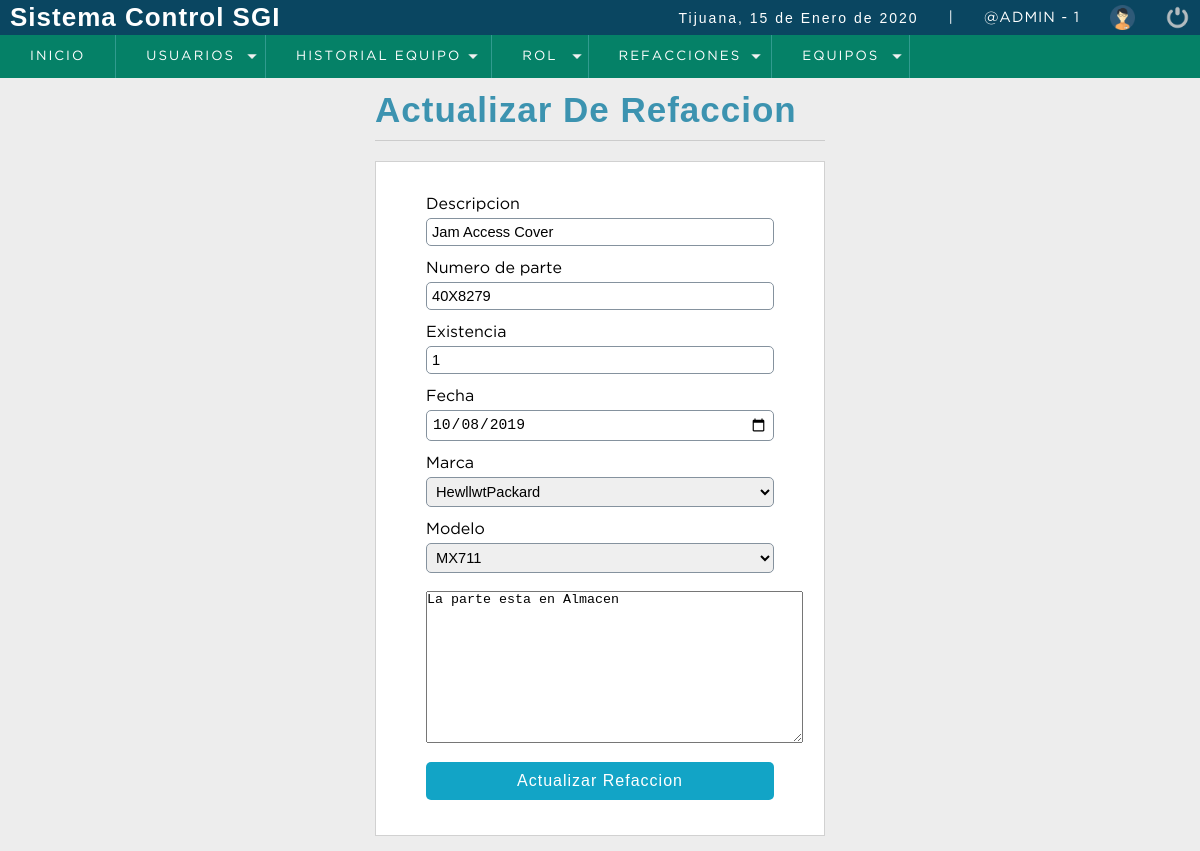
/sistema/editar_refaccion.php?id=3 (signed in), run on the app's committed database.
### tables this page shows
CREATE TABLE t_Refaccion
(
  id_refaccion INTEGER UNSIGNED PRIMARY KEY AUTO_INCREMENT,
  descripcion VARCHAR(80) NOT NULL,
  num_parte VARCHAR(45) UNIQUE NOT NULL,
  existencia tinyint DEFAULT 1,
  fecha DATE NOT NULL,
  id_marca INTEGER UNSIGNED NOT NULL,
  id_modelo INTEGER UNSIGNED NOT NULL,
  observaciones TEXT NULL,
  FOREIGN KEY(id_marca) REFERENCES t_Marca(id_marca)
    ON DELETE RESTRICT ON UPDATE CASCADE,
  FOREIGN KEY(id_modelo) REFERENCES t_Modelo(id_modelo)
    ON DELETE RESTRICT ON UPDATE CASCADE    
);

### conexion.php (called while the page is built, shortened)
<?php
  class Conexion
  {
    private static $host = 'localhost';
    private static $user = 'servicios';
    private static $password = 'pcnay2003';
    private static $db_name = 'ordenservicios';
    private static $db_charset = 'uft8';
    public $conexion;
    public $query;
    public $rows = array();
    public function db_open()
    {
      $this->conexion = new mysqli(self::$host,
      self::$user,
      self::$password,
      self::$db_name);
      $this->conexion->set_charset(self::$db_charset);
    }
    public function get_query()
    {
      $result = $this->conexion->query($this->query);
      while ($this->rows[] = $result->fetch_assoc() );
      array_pop($this->rows);
      $datos2 = array();
      if (!empty($this->rows))
      {
        foreach ($this->rows as $nombreCampo => $contenidoCampo)
        {
          array_push($datos2,$contenidoCampo);
        }
      }
      return $datos2;
    }
  }
?>

### sistema/editar_refaccion.php (the view, shortened to what this page needs)
<?php
  include "../conexion.php";
  if (empty($_GET['id']))
  {
    header ('Location:lista_refaccion.php');
  }
  else
  {
    $id_refaccion = $_GET['id'];
    $conectar = new Conexion();
    $conectar->query = "SELECT id_refaccion,descripcion,num_parte,existencia,fecha,id_marca,id_modelo,observaciones FROM t_Refaccion WHERE id_refaccion = $id_refaccion ";
    $datos2 = $conectar->get_query();
    if (empty($datos2))
    {
      header ('Location:lista_refaccion.php');
    }
    else
    {
      for ($n=0;$n<count($datos2);$n++)
      {
        $descripcion = $datos2[$n]['descripcion'];
        $num_parte = $datos2[$n]['num_parte'];
        $existencia = $datos2[$n]['existencia'];
        $fecha = $datos2[$n]['fecha'];
        $id_marca = $datos2[$n]['id_marca'];
				$id_modelo = $datos2[$n]['id_modelo'];
				$observaciones = $datos2[$n]['observaciones'];
      }
      $conectar = new Conexion();
      $conectar->query = "SELECT id_marca,descripcion FROM t_Marca";
      $datos2 = $conectar->get_query();
      $marcas_select = '';
      for ($n=0; $n<count($datos2); $n++)
      {
        $selected = ($id_marca==$datos2[$n]['id_marca']) ? 'selected':'';
        $marcas_select .= '<option value ="'.$datos2[$n]['id_marca'].'"'.$selected.'>'.$datos2[$n]['descripcion'].'</option>';
      }
      $conectar = new Conexion();
      $conectar->query = "SELECT id_modelo,descripcion FROM t_Modelo";
      $datos2 = $conectar->get_query();
      $modelo_select = '';
      for ($n=0; $n<count($datos2); $n++)
      {
        $selected = ($id_modelo==$datos2[$n]['id_modelo']) ? 'selected':'';
        $modelo_select .= '<option value ="'.$datos2[$n]['id_modelo'].'"'.$selected.'>'.$datos2[$n]['descripcion'].'</option>';
      }
    }
  }
?>
<!DOCTYPE html>
<html lang="en">
<head>
	<?php include "include/scripts.php"; ?>
</head>
<body>
	<?php include "include/header.php" ?>
	<section id="container">
    <div class="form_register">
      <h1>Actualizar De Refaccion</h1>
      <hr>
      <form action ="" method="post">
        <label for="descripcion">Descripcion</label>
        <input type="text" name="descripcion" id = "descripcion" placeholder="Descripcion" value = "<?php echo $descripcion; ?>">
        <label for="num_parte">Numero de parte</label>
        <input type="text" name="num_parte" id = "num_parte" placeholder="Número de Parte" value = "<?php echo $num_parte
        ; ?>">
        <label for="existencia">Existencia</label>
        <input type="number" name="existencia" id = "existencia" placeholder="Existencia" value = "<?php echo $existencia; ?>">
        <label for="fecha">Fecha</label>
        <input type="date" name="fecha" id = "fecha" placeholder="Fecha De Captura" value = "<?php echo $fecha; ?>">
        <label for="marca">Marca</label>
        <select name="id_marca" id="id_marca" placeholder="Marcas">
            <?php echo $marcas_select; ?>
        </select>
        <label for="modelo">Modelo</label>
        <select name="id_modelo" id="id_modelo" placeholder="Modelo">
            <?php echo $modelo_select; ?>
        </select>
				<br/>
        <textarea name="observaciones" cols="45" rows="10" placeholder="Observaciones" ><?php echo $observaciones; ?></textarea>
        <input type="submit" value="Actualizar Refaccion" class="btn_save">
      </form>
    </div>
	</section>
</body>
</html>

### sistema/css/style.css (style rules this page uses)
* { margin: 0; padding: 0; box-sizing: border-box; }
body { background: #ededed; }
h1, h2, h3, h4, h5, h6 { font-family: 'arial'; font-weight: bold; letter-spacing: 1px; }
h1 { font-size: 26px; }
#container { padding: 90px 15px 15px; }
.form_register { width:450px; margin:auto; }
.form_register h1 { color:#3c93b0 }
hr { border:0; background:#CCC; height:1px; margin:10px 0; display:block; }
form { background:#FFF; margin:auto; padding:20px 50px; border:1px solid #d1d1d1; }
label { display:block; font-size:12pt; font-family:'GothamBook'; margin:15px auto 5px auto; }
input, select { display:block; width:100%; font-size:11pt; padding:5px; border:1px solid #85929e; border-radius:5px; }
.btn_save { font-size:12pt; background:#12a4c6; padding:10px; color:#FFF; letter-spacing:1px; border:0px; cursor:pointer; margin:15px auto; }
#container h1 { font-size:35px; display:inline-block; }

### data on the page
t_refaccion: descripcion "Jam Access Cover", num_parte "40X8279", existencia "1", fecha "10/08/2019", observaciones "La parte esta en Almacen"

### other printed values
fechaC() "15 de Enero de 2020"
$_SESSION['usuario'] "@ADMIN"
$_SESSION['id_rol'] "1"
form field id_marca "HewllwtPackard"
form field id_modelo "MX711"
